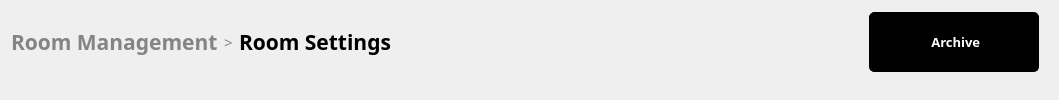
                      <widget class="QWidget" name="widget_12" native="true">
                       <property name="styleSheet">
                        <string notr="true"/>
                       </property>
                       <layout class="QGridLayout" name="gridLayout_4">
                        <property name="topMargin">
                         <number>0</number>
                        </property>
                        <property name="rightMargin">
                         <number>20</number>
                        </property>
                        <property name="bottomMargin">
                         <number>15</number>
                        </property>
                        <property name="verticalSpacing">
                         <number>12</number>
                        </property>
                        <item row="0" column="3">
                         <widget class="QLabel" name="label_26">
                          <property name="font">
                           <font>
                            <family>Century Gothic</family>
                            <pointsize>16</pointsize>
                            <weight>75</weight>
                            <bold>true</bold>
                           </font>
                          </property>
                          <property name="text">
                           <string>Room Settings</string>
                          </property>
                         </widget>
                        </item>
                        <item row="0" column="2">
                         <widget class="QLabel" name="label_31">
                          <property name="font">
                           <font>
                            <family>Century Gothic</family>
                            <pointsize>11</pointsize>
                            <weight>50</weight>
                            <bold>false</bold>
                           </font>
                          </property>
                          <property name="styleSheet">
                           <string notr="true">color: rgb(132, 132, 132);</string>
                          </property>
                          <property name="text">
                           <string>&gt;</string>
                          </property>
                         </widget>
                        </item>
                        <item row="0" column="4">
                         <spacer name="horizontalSpacer_11">
                          <property name="orientation">
                           <enum>Qt::Horizontal</enum>
                          </property>
                          <property name="sizeHint" stdset="0">
                           <size>
                            <width>472</width>
                            <height>20</height>
                           </size>
                          </property>
                         </spacer>
                        </item>
                        <item row="0" column="1">
                         <widget class="QLabel" name="label">
                          <property name="font">
                           <font>
                            <family>Century Gothic</family>
                            <pointsize>16</pointsize>
                            <weight>75</weight>
                            <bold>true</bold>
                           </font>
                          </property>
                          <property name="styleSheet">
                           <string notr="true">color: rgb(132, 132, 132);</string>
                          </property>
                          <property name="text">
                           <string>Room Management</string>
                          </property>
                         </widget>
                        </item>
                        <item row="0" column="5">
                         <widget class="QPushButton" name="btnRoomArchive">
                          <property name="minimumSize">
                           <size>
                            <width>170</width>
                            <height>60</height>
                           </size>
                          </property>
                          <property name="font">
                           <font>
                            <family>Century Gothic</family>
                            <pointsize>10</pointsize>
                            <weight>75</weight>
                            <bold>true</bold>
                           </font>
                          </property>
                          <property name="styleSheet">
                           <string notr="true">QPushButton {
	border-radius: 5px;
	border: 1px solid black;
	color: rgb(255, 255, 255);
	background-color: rgb(0, 0, 0);
}

QPushButton:hover {
	
	background-color: rgb(70, 70, 70);
}

QPushButton:pressed {
	color: rgb(106, 106, 106);
	background-color: rgb(0, 0, 0);
}</string>
                          </property>
                          <property name="text">
                           <string> Archive</string>
                          </property>
                          <property name="icon">
                           <iconset>
                            <normaloff>archive white.png</normaloff>archive white.png</iconset>
                          </property>
                          <property name="iconSize">
                           <size>
                            <width>27</width>
                            <height>27</height>
                           </size>
                          </property>
                         </widget>
                        </item>
                       </layout>
                      </widget>
